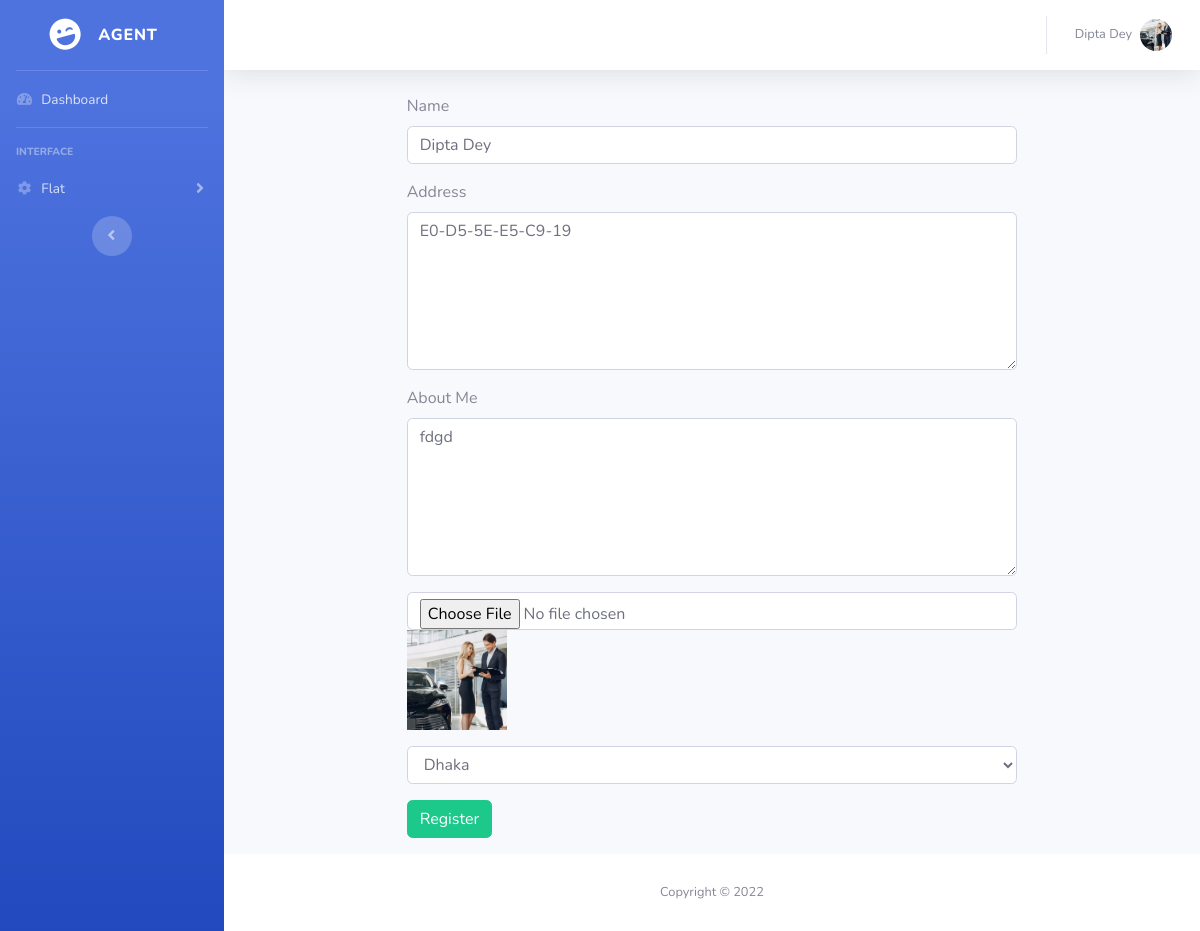
The page /admin/editprofile.php (signed in) on the database its author committed.
### tables this page shows
CREATE TABLE `users` (
  `user_id` int(11) NOT NULL,
  `name` varchar(191) DEFAULT NULL,
  `email` varchar(191) NOT NULL,
  `phone` varchar(191) DEFAULT NULL,
  `otp` int(11) DEFAULT NULL,
  `status` varchar(50) DEFAULT NULL,
  `password` varchar(191) DEFAULT NULL,
  `about_me` text DEFAULT NULL,
  `division` varchar(155) DEFAULT NULL,
  `address` text DEFAULT NULL,
  `image` varchar(190) DEFAULT NULL,
  `admin_log` tinyint(4) NOT NULL DEFAULT 0,
  `created_at` timestamp NOT NULL DEFAULT current_timestamp()
);

### admin/editprofile.php (the view, shortened to what this page needs)
<?php include 'header.php'; ?>
                <div class="container-fluid">
                    <?php
                    $con = new mysqli("localhost", "root", "", "realstate");
                            $userid = $_SESSION['user_id'];
                              $query = "SELECT * FROM users WHERE user_id='$userid'";
                                $result = $con->query($query);
                                  $value = mysqli_fetch_array($result);
                    ?>
<div class="row">
    <div class="col-md-2"></div>
    <div class="col-md-8">
    <form action="" method="post" enctype="multipart/form-data">
 <div class="form-group">
                <label>Name</label>
                <input type="text" required class="form-control" value="<?php echo $value['name']; ?>" placeholder="Full Name" name="name">
            </div>
            <div class="form-group">
                 <label>Address</label>
                <textarea rows="6" class="form-control" placeholder="Address" name="address"><?php echo $value['address']; ?></textarea>
            </div>
            <div class="form-group">
                 <label>About Me</label>
                <textarea rows="6" class="form-control" placeholder="About yourself In 150 words" name="about_me"><?php echo $value['about_me']; ?></textarea>
            </div>
            <div class="form-group">
                <input type="file" class="form-control" name="image">
                <img style="height: 100px;width: 100px;" src="../<?php echo $value['image']; ?>">
            </div>
            <div class="form-group">
                 <select required class="form-control" name="division" id="">
                  <option value="<?php echo $value['division']; ?>"><?php echo $value['division']; ?></option>
                </select>
                </div>
                <div class="form-group">
      <button type="submit" name="submit" class="btn btn-success" name="Submit">Register</button>
  </div>
      </form>
  </div>
    <div class="col-md-2"></div>
</div>
                </div>
<?php include 'footer.php'; ?>

### admin/header.php (shortened to what this page needs)
<?php
$userid = $_SESSION['user_id'];
 $con = new mysqli("localhost", "root", "", "realstate");
 $query = "SELECT * FROM users WHERE user_id=$userid";
             $res = $con->query($query);
                 $img = mysqli_fetch_array($res);
?>
<!DOCTYPE html>
<html lang="en">
<head>
    <link href="vendor/fontawesome-free/css/all.min.css" rel="stylesheet" type="text/css">
        <link href="vendor/datatables/dataTables.bootstrap4.min.css" rel="stylesheet">
    <link href="css/sb-admin-2.min.css" rel="stylesheet">
</head>
<body id="page-top">
    <div id="wrapper">
        <ul class="navbar-nav bg-gradient-primary sidebar sidebar-dark accordion" id="accordionSidebar">
            <a class="sidebar-brand d-flex align-items-center justify-content-center" href="index.php">
                <div class="sidebar-brand-icon rotate-n-15">
                    <i class="fas fa-laugh-wink"></i>
                </div>
                <div class="sidebar-brand-text mx-3"> <?php if($_SESSION['status']=="agent" ) {
                   echo "Agent";
                }else{
                    echo "Admin";
                } ?> <sup></sup></div>
            </a>
            <hr class="sidebar-divider my-0">
            <li class="nav-item">
                <a class="nav-link" href="index.php">
                    <i class="fas fa-fw fa-tachometer-alt"></i>
                    <span>Dashboard</span></a>
            </li>
            <hr class="sidebar-divider">
            <div class="sidebar-heading">
                Interface
            </div>
            <li class="nav-item">
            <?php if ($_SESSION['status']!='user') { ?>
                <a class="nav-link collapsed" href="#" data-toggle="collapse" data-target="#collapseTwo"
                    aria-expanded="true" aria-controls="collapseTwo">
                    <i class="fas fa-fw fa-cog"></i>
                    <span>Flat</span>
                </a>
                <?php } ?>
            </li>
            <div class="text-center d-none d-md-inline">
                <button class="rounded-circle border-0" id="sidebarToggle"></button>
            </div>
        </ul>
        <div id="content-wrapper" class="d-flex flex-column">
            <div id="content">
                <nav class="navbar navbar-expand navbar-light bg-white topbar mb-4 static-top shadow">
                    <ul class="navbar-nav ml-auto">
                        <li class="nav-item dropdown no-arrow">
                            <a class="nav-link dropdown-toggle" href="#" id="userDropdown" role="button"
                                data-toggle="dropdown" aria-haspopup="true" aria-expanded="false">
                                <span class="mr-2 d-none d-lg-inline text-gray-600 small"><?php echo  $_SESSION['name'];?></span>
                                <img class="img-profile rounded-circle"
                                    src="../<?php echo $img['image']; ?>">
                            </a>
                        </li>
                    </ul>
                </nav>

### rows shown on the page
users: image (picture), name "Dipta Dey", address "E0-D5-5E-E5-C9-19", about_me "fdgd", division "Dhaka"

### other values the page prints
$_SESSION['name'] "Dipta Dey"
